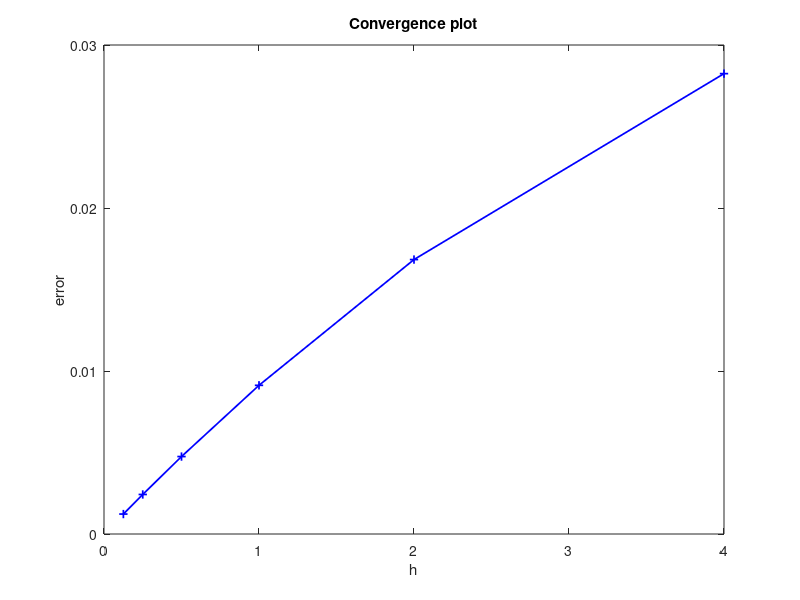

The MATLAB script that drew this image:
% Example 02: Convergence

% Step 01: Definition Of Problem Parameters

% Constant Problem Parameters

a = 0.08;
b = 0.20;
c = 0.05;
d = 0.01;

% Initial Conditions

A_zero = 0.5;
B_zero = 0;
C_zero = 0;

% Time Vectors

T     = 100;

h_RK4   = 0.001;
t_RK4   = (0:h_RK4:T)';

h_NSFDM = [4 2 1 0.5 0.25 0.125];
h_EE    = [4 2 1 0.5 0.25 0.125];
t_h1    = (0:h_NSFDM(1):T)';
t_h2    = (0:h_NSFDM(2):T)';
t_h3    = (0:h_NSFDM(3):T)';
t_h4    = (0:h_NSFDM(4):T)';
t_h5    = (0:h_NSFDM(5):T)';
t_h6    = (0:h_NSFDM(6):T)';

% Initialize Solution Vectors

% Solution Vectors Of RK4

A_RK4 = zeros(length(t_RK4),1);
B_RK4 = zeros(length(t_RK4),1);
C_RK4 = zeros(length(t_RK4),1);
A_RK4 = A_zero.*exp(-a*t_RK4);

% Solution Vectors Of NSFDM1

A_NSFDM1 = zeros(length(t_h1),1);
B_NSFDM1 = zeros(length(t_h1),1);
C_NSFDM1 = zeros(length(t_h1),1);
A_NSFDM1 = A_zero.*exp(-a*t_h1);

% Solution Vectors Of NSFDM2

A_NSFDM2 = zeros(length(t_h2),1);
B_NSFDM2 = zeros(length(t_h2),1);
C_NSFDM2 = zeros(length(t_h2),1);
A_NSFDM2 = A_zero.*exp(-a*t_h2);

% Solution Vectors Of NSFDM3

A_NSFDM3 = zeros(length(t_h3),1);
B_NSFDM3 = zeros(length(t_h3),1);
C_NSFDM3 = zeros(length(t_h3),1);
A_NSFDM3 = A_zero.*exp(-a*t_h3);

% Solution Vectors Of NSFDM4

A_NSFDM4 = zeros(length(t_h4),1);
B_NSFDM4 = zeros(length(t_h4),1);
C_NSFDM4 = zeros(length(t_h4),1);
A_NSFDM4 = A_zero.*exp(-a*t_h4);

% Solution Vectors Of NSFDM5

A_NSFDM5 = zeros(length(t_h5),1);
B_NSFDM5 = zeros(length(t_h5),1);
C_NSFDM5 = zeros(length(t_h5),1);
A_NSFDM5 = A_zero.*exp(-a*t_h5);

% Solution Vectors Of NSFDM6

A_NSFDM6 = zeros(length(t_h6),1);
B_NSFDM6 = zeros(length(t_h6),1);
C_NSFDM6 = zeros(length(t_h6),1);
A_NSFDM6 = A_zero.*exp(-a*t_h6);

% Solution Vectors Of EE1

A_EE1 = zeros(length(t_h1),1);
B_EE1 = zeros(length(t_h1),1);
C_EE1 = zeros(length(t_h1),1);
A_EE1 = A_zero.*exp(-a*t_h1);

% Solution Vectors Of EE2

A_EE2 = zeros(length(t_h2),1);
B_EE2 = zeros(length(t_h2),1);
C_EE2 = zeros(length(t_h2),1);
A_EE2 = A_zero.*exp(-a*t_h2);

% Solution Vectors Of EE3

A_EE3 = zeros(length(t_h3),1);
B_EE3 = zeros(length(t_h3),1);
C_EE3 = zeros(length(t_h3),1);
A_EE3 = A_zero.*exp(-a*t_h3);

% Solution Vectors Of EE4

A_EE4 = zeros(length(t_h4),1);
B_EE4 = zeros(length(t_h4),1);
C_EE4 = zeros(length(t_h4),1);
A_EE4 = A_zero.*exp(-a*t_h4);

% Solution Vectors Of EE5

A_EE5 = zeros(length(t_h5),1);
B_EE5 = zeros(length(t_h5),1);
C_EE5 = zeros(length(t_h5),1);
A_EE5 = A_zero.*exp(-a*t_h5);

% Solution Vectors Of EE6

A_EE6 = zeros(length(t_h6),1);
B_EE6 = zeros(length(t_h6),1);
C_EE6 = zeros(length(t_h6),1);
A_EE6 = A_zero.*exp(-a*t_h6);

% Step 02: Computations

% Loop For RK4

for j = 1:1:(length(t_RK4)-1)
  k_1B   = b*C_RK4(j) - b*B_RK4(j) + a*A_RK4(1)*exp(-a*t_RK4(j+1));
  k_1C   = b*B_RK4(j) - b*C_RK4(j) - (c*C_RK4(j))/(d+C_RK4(j));
  k_2B   = b*(C_RK4(j)+0.5*h_RK4*k_1C) - b*(B_RK4(j)+0.5*h_RK4*k_1B) + a*A_RK4(1)*exp(-a*t_RK4(j+1));
  k_2C   = b*(B_RK4(j)+0.5*h_RK4*k_1B) - b*(C_RK4(j)+0.5*h_RK4*k_1C) - (c*(C_RK4(j)+0.5*h_RK4*k_1C))/(d+(C_RK4(j)+0.5*h_RK4*k_1C));
  k_3B   = b*(C_RK4(j)+0.5*h_RK4*k_2C) - b*(B_RK4(j)+0.5*h_RK4*k_2B) + a*A_RK4(1)*exp(-a*t_RK4(j+1));
  k_3C   = b*(B_RK4(j)+0.5*h_RK4*k_2B) - b*(C_RK4(j)+0.5*h_RK4*k_2C) - (c*(C_RK4(j)+0.5*h_RK4*k_2C))/(d+(C_RK4(j)+0.5*h_RK4*k_2C));
  k_4B   = b*(C_RK4(j)+h_RK4*k_3C) - b*(B_RK4(j)+h_RK4*k_3B) + a*A_RK4(1)*exp(-a*t_RK4(j+1));
  k_4C   = b*(B_RK4(j)+h_RK4*k_3B) - b*(C_RK4(j)+h_RK4*k_3C) - (c*(C_RK4(j)+h_RK4*k_3C))/(d+(C_RK4(j)+h_RK4*k_3C));
  B_RK4(j+1) = B_RK4(j) + (h_RK4/6)*(k_1B+2*k_2B+2*k_3B+k_4B);
  C_RK4(j+1) = C_RK4(j) + (h_RK4/6)*(k_1C+2*k_2C+2*k_3C+k_4C);
endfor

% Loop For NSFDM1

for j = 1:1:(length(t_h1)-1)
  C_NSFDM1(j+1) = C_NSFDM1(j)/(1 + (h_NSFDM(1)*b)/(1 + h_NSFDM(1)*b) + (h_NSFDM(1)*c)/(d+C_NSFDM1(j))) + (h_NSFDM(1)*b*B_NSFDM1(j) + (h_NSFDM(1))^2*a*b*A_NSFDM1(j+1))/((1 + (h_NSFDM(1)*b)/(1 + h_NSFDM(1)*b) + (h_NSFDM(1)*c)/(d+C_NSFDM1(j))) * (1 + h_NSFDM(1)*b));
  B_NSFDM1(j+1) = (B_NSFDM1(j) + h_NSFDM(1)*a*A_NSFDM1(j+1) + h_NSFDM(1)*b*C_NSFDM1(j+1))/(1 + h_NSFDM(1)*b);
endfor

% Loop For NSFDM2

for j = 1:1:(length(t_h2)-1)
  C_NSFDM2(j+1) = C_NSFDM2(j)/(1 + (h_NSFDM(2)*b)/(1 + h_NSFDM(2)*b) + (h_NSFDM(2)*c)/(d+C_NSFDM2(j))) + (h_NSFDM(2)*b*B_NSFDM2(j) + (h_NSFDM(2))^2*a*b*A_NSFDM2(j+1))/((1 + (h_NSFDM(2)*b)/(1 + h_NSFDM(2)*b) + (h_NSFDM(2)*c)/(d+C_NSFDM2(j))) * (1 + h_NSFDM(2)*b));
  B_NSFDM2(j+1) = (B_NSFDM2(j) + h_NSFDM(2)*a*A_NSFDM2(j+1) + h_NSFDM(2)*b*C_NSFDM2(j+1))/(1 + h_NSFDM(2)*b);
endfor

% Loop For NSFDM3

for j = 1:1:(length(t_h3)-1)
  C_NSFDM3(j+1) = C_NSFDM3(j)/(1 + (h_NSFDM(3)*b)/(1 + h_NSFDM(3)*b) + (h_NSFDM(3)*c)/(d+C_NSFDM3(j))) + (h_NSFDM(3)*b*B_NSFDM3(j) + (h_NSFDM(3))^2*a*b*A_NSFDM3(j+1))/((1 + (h_NSFDM(3)*b)/(1 + h_NSFDM(3)*b) + (h_NSFDM(3)*c)/(d+C_NSFDM3(j))) * (1 + h_NSFDM(3)*b));
  B_NSFDM3(j+1) = (B_NSFDM3(j) + h_NSFDM(3)*a*A_NSFDM3(j+1) + h_NSFDM(3)*b*C_NSFDM3(j+1))/(1 + h_NSFDM(3)*b);
endfor

% Loop For NSFDM4

for j = 1:1:(length(t_h4)-1)
  C_NSFDM4(j+1) = C_NSFDM4(j)/(1 + (h_NSFDM(4)*b)/(1 + h_NSFDM(4)*b) + (h_NSFDM(4)*c)/(d+C_NSFDM4(j))) + (h_NSFDM(4)*b*B_NSFDM4(j) + (h_NSFDM(4))^2*a*b*A_NSFDM4(j+1))/((1 + (h_NSFDM(4)*b)/(1 + h_NSFDM(4)*b) + (h_NSFDM(4)*c)/(d+C_NSFDM4(j))) * (1 + h_NSFDM(4)*b));
  B_NSFDM4(j+1) = (B_NSFDM4(j) + h_NSFDM(4)*a*A_NSFDM4(j+1) + h_NSFDM(4)*b*C_NSFDM4(j+1))/(1 + h_NSFDM(4)*b);
endfor

% Loop For NSFDM5

for j = 1:1:(length(t_h5)-1)
  C_NSFDM5(j+1) = C_NSFDM5(j)/(1 + (h_NSFDM(5)*b)/(1 + h_NSFDM(5)*b) + (h_NSFDM(5)*c)/(d+C_NSFDM5(j))) + (h_NSFDM(5)*b*B_NSFDM5(j) + (h_NSFDM(5))^2*a*b*A_NSFDM5(j+1))/((1 + (h_NSFDM(5)*b)/(1 + h_NSFDM(5)*b) + (h_NSFDM(5)*c)/(d+C_NSFDM5(j))) * (1 + h_NSFDM(5)*b));
  B_NSFDM5(j+1) = (B_NSFDM5(j) + h_NSFDM(5)*a*A_NSFDM5(j+1) + h_NSFDM(5)*b*C_NSFDM5(j+1))/(1 + h_NSFDM(5)*b);
endfor

% Loop For NSFDM6

for j = 1:1:(length(t_h6)-1)
  C_NSFDM6(j+1) = C_NSFDM6(j)/(1 + (h_NSFDM(6)*b)/(1 + h_NSFDM(6)*b) + (h_NSFDM(6)*c)/(d+C_NSFDM6(j))) + (h_NSFDM(6)*b*B_NSFDM6(j) + (h_NSFDM(6))^2*a*b*A_NSFDM6(j+1))/((1 + (h_NSFDM(6)*b)/(1 + h_NSFDM(6)*b) + (h_NSFDM(6)*c)/(d+C_NSFDM6(j))) * (1 + h_NSFDM(6)*b));
  B_NSFDM6(j+1) = (B_NSFDM6(j) + h_NSFDM(6)*a*A_NSFDM6(j+1) + h_NSFDM(6)*b*C_NSFDM6(j+1))/(1 + h_NSFDM(6)*b);
endfor

% Loop For EE1

for j = 1:1:(length(t_h1)-1)
  B_EE1(j+1) = B_EE1(j) + h_EE(1)*(b*C_EE1(j) - b*B_EE1(j) + a*A_EE1(1)*exp(-a*t_h1(j)));
  C_EE1(j+1) = C_EE1(j) + h_EE(1)*(b*B_EE1(j) - b*C_EE1(j) - (c*C_EE1(j))/(d+C_EE1(j)));
endfor

% Loop For EE2

for j = 1:1:(length(t_h2)-1)
  B_EE2(j+1) = B_EE2(j) + h_EE(2)*(b*C_EE2(j) - b*B_EE2(j) + a*A_EE2(1)*exp(-a*t_h2(j)));
  C_EE2(j+1) = C_EE2(j) + h_EE(2)*(b*B_EE2(j) - b*C_EE2(j) - (c*C_EE2(j))/(d+C_EE2(j)));
endfor

% Loop For EE3

for j = 1:1:(length(t_h3)-1)
  B_EE3(j+1) = B_EE3(j) + h_EE(3)*(b*C_EE3(j) - b*B_EE3(j) + a*A_EE3(1)*exp(-a*t_h3(j)));
  C_EE3(j+1) = C_EE3(j) + h_EE(3)*(b*B_EE3(j) - b*C_EE3(j) - (c*C_EE3(j))/(d+C_EE3(j)));
endfor

% Loop For EE4

for j = 1:1:(length(t_h4)-1)
  B_EE4(j+1) = B_EE4(j) + h_EE(4)*(b*C_EE4(j) - b*B_EE4(j) + a*A_EE4(1)*exp(-a*t_h4(j)));
  C_EE4(j+1) = C_EE4(j) + h_EE(4)*(b*B_EE4(j) - b*C_EE4(j) - (c*C_EE4(j))/(d+C_EE4(j)));
endfor

% Loop For EE5

for j = 1:1:(length(t_h5)-1)
  B_EE5(j+1) = B_EE5(j) + h_EE(5)*(b*C_EE5(j) - b*B_EE5(j) + a*A_EE5(1)*exp(-a*t_h5(j)));
  C_EE5(j+1) = C_EE5(j) + h_EE(5)*(b*B_EE5(j) - b*C_EE5(j) - (c*C_EE5(j))/(d+C_EE5(j)));
endfor

% Loop For EE6

for j = 1:1:(length(t_h6)-1)
  B_EE6(j+1) = B_EE6(j) + h_EE(6)*(b*C_EE6(j) - b*B_EE6(j) + a*A_EE6(1)*exp(-a*t_h6(j)));
  C_EE6(j+1) = C_EE6(j) + h_EE(6)*(b*B_EE6(j) - b*C_EE6(j) - (c*C_EE6(j))/(d+C_EE6(j)));
endfor

% Step 03: Error Calculation

err1_B = max(abs(B_RK4(1:4000:end)-B_NSFDM1));
err1_C = max(abs(C_RK4(1:4000:end)-C_NSFDM1));
err1   = max(err1_B,err1_C);

err1_EE_B = max(abs(B_RK4(1:4000:end)-B_EE1));
err1_EE_C = max(abs(C_RK4(1:4000:end)-C_EE1));
err1_EE   = max(err1_EE_B,err1_EE_C);

err2_B = max(abs(B_RK4(1:2000:end)-B_NSFDM2));
err2_C = max(abs(C_RK4(1:2000:end)-C_NSFDM2));
err2   = max(err2_B,err2_C);

err2_EE_B = max(abs(B_RK4(1:2000:end)-B_EE2));
err2_EE_C = max(abs(C_RK4(1:2000:end)-C_EE2));
err2_EE   = max(err2_EE_B,err2_EE_C);

err3_B = max(abs(B_RK4(1:1000:end)-B_NSFDM3));
err3_C = max(abs(C_RK4(1:1000:end)-C_NSFDM3));
err3   = max(err3_B,err3_C);

err3_EE_B = max(abs(B_RK4(1:1000:end)-B_EE3));
err3_EE_C = max(abs(C_RK4(1:1000:end)-C_EE3));
err3_EE   = max(err3_EE_B,err3_EE_C);

err4_B = max(abs(B_RK4(1:500:end)-B_NSFDM4));
err4_C = max(abs(C_RK4(1:500:end)-C_NSFDM4));
err4   = max(err4_B,err4_C);

err4_EE_B = max(abs(B_RK4(1:500:end)-B_EE4));
err4_EE_C = max(abs(C_RK4(1:500:end)-C_EE4));
err4_EE   = max(err4_EE_B,err4_EE_C);

err5_B = max(abs(B_RK4(1:250:end)-B_NSFDM5));
err5_C = max(abs(C_RK4(1:250:end)-C_NSFDM5));
err5   = max(err5_B,err5_C);

err5_EE_B = max(abs(B_RK4(1:250:end)-B_EE5));
err5_EE_C = max(abs(C_RK4(1:250:end)-C_EE5));
err5_EE   = max(err5_EE_B,err5_EE_C);

err6_B = max(abs(B_RK4(1:125:end)-B_NSFDM6));
err6_C = max(abs(C_RK4(1:125:end)-C_NSFDM6));
err6   = max(err6_B,err6_C);

err6_EE_B = max(abs(B_RK4(1:125:end)-B_EE6));
err6_EE_C = max(abs(C_RK4(1:125:end)-C_EE6));
err6_EE   = max(err6_EE_B,err6_EE_C);

err    = [err1 err2 err3 err4 err5 err6];
err_EE = [err1_EE err2_EE err3_EE err4_EE err5_EE err6_EE];

% Step 04: Error Plot

figure(1)
plot(h_NSFDM,err,'marker','+','linewidth',1.25,'color','blue');
%plot(h_EE,err_EE,'marker','+','linewidth',1.25,'color','red');
title('Convergence plot');
xlabel('h');
ylabel('error');
yticks([0 0.01 0.02 0.03]);
